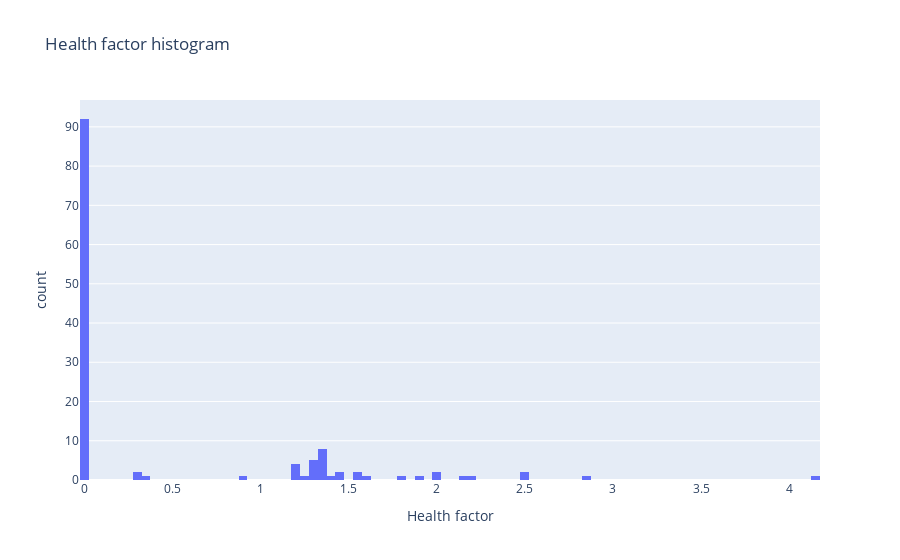

Source (notebook cell):
### Code cell
# TODO
import plotly.express


figure = plotly.express.histogram(
    loan_stats.loc[loan_stats['Health factor'] < 5],#.astype(float),
    x = 'Health factor',
    nbins = 100,
    title = 'Health factor histogram',
)
figure.show()

### Figure 1 — Plotly figure (JSON) as saved in the notebook; plotly's stock layout.template omitted (floating-point values rounded to 4 significant figures; data arrays with more than 128 entries replaced by an {"elided": "..."} marker saying what was removed)
{"data": [{"alignmentgroup": "True", "bingroup": "x", "hovertemplate": "Health factor=%{x}<br>count=%{y}<extra></extra>", "legendgroup": "", "marker": {"color": "#636efa", "pattern": {"shape": ""}}, "name": "", "nbinsx": 100, "offsetgroup": "", "orientation": "v", "showlegend": false, "type": "histogram", "x": {"elided": "130 float values"}, "xaxis": "x", "yaxis": "y"}], "layout": {"barmode": "relative", "legend": {"tracegroupgap": 0}, "title": {"text": "Health factor histogram"}, "xaxis": {"anchor": "y", "domain": [0, 1], "title": {"text": "Health factor"}}, "yaxis": {"anchor": "x", "domain": [0, 1], "title": {"text": "count"}}}}
